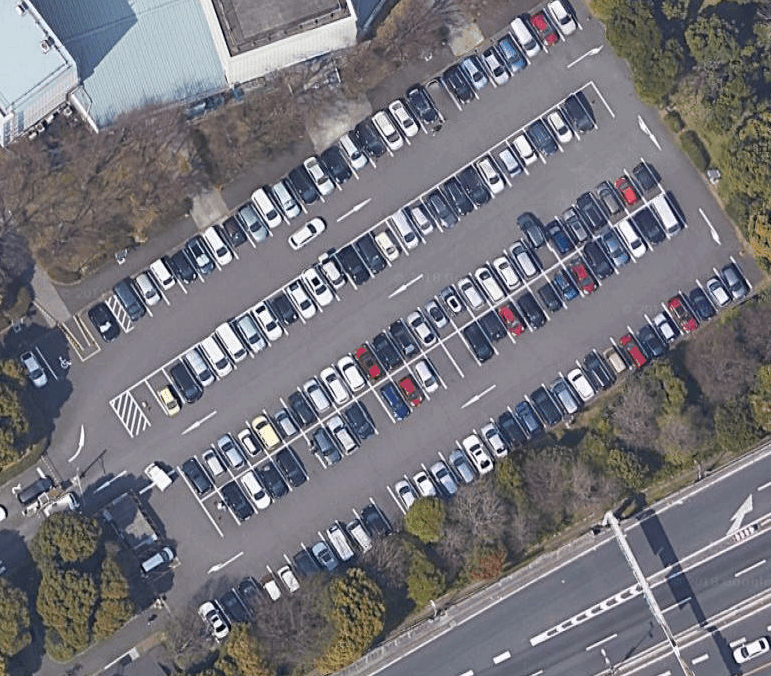
#> input picture 1. Satellite/Dataset/World/testing/144384815.png, 771 x 676 px, found by its file name; its folder holds 4 pictures in this run
$ python resize.py   (older library calls are emulated)
#> lines starting #> are read from the running program, lines starting #| are printed output that depends on the picture
import os
import base64
import json
import codecs
from PIL import Image


def GenerateFile(_json_path, ratio):
    with open(_json_path, 'r') as f:
        read_data = f.read()
    _data = json.loads(read_data)
    imgdata = base64.b64decode(_data['imageData'])
    # I assume you have a way of picking unique filenames
    filename = os.path.join(output_folder,  _data['imagePath'])
    with open(filename, 'wb') as f:
        f.write(imgdata)
    ResizeImage(filename, ratio)
    ResizeAnnotation(_json_path, ratio)


def ResizeImage(infile, ratio=0.5):
    im = Image.open(infile)
    # basewidth = 300
    # wpercent = (basewidth/float(img.size[0]))
    wsize = int((float(im.size[0])*float(ratio)))
    hsize = int((float(im.size[1])*float(ratio)))
    im = im.resize((wsize, hsize), Image.ANTIALIAS)
    os.remove(os.path.join(output_folder, os.path.basename(infile)))
    im.save(os.path.join(output_folder, os.path.basename(infile)), "PNG")


def ResizeImageReference(infile, ratio=0.5):
#> called with ratio = 0.5
    im = Image.open(infile)
#> im is the input picture: PIL image 771x676 RGB; mean R, G, B 117.3, 116.2, 122.1
    wsize = int((float(im.size[0])*float(ratio)))
#> wsize = 385
    hsize = int((float(im.size[1]) * float(ratio)))
#> hsize = 338
    im = Image.open(os.path.join(images_folder, os.path.basename(infile)))
    im = im.resize((wsize, hsize), Image.ANTIALIAS)
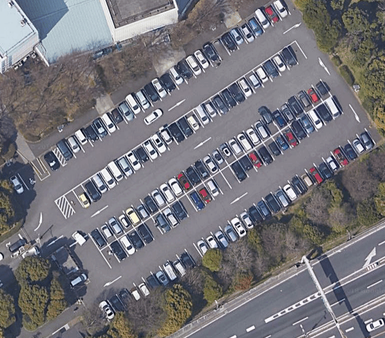
#> im: PIL image 385x338 RGB; mean R, G, B 117.3, 116.2, 122.1
    if (os.path.exists(os.path.join(output_folder, os.path.basename(infile)))):
        os.remove(os.path.join(output_folder, os.path.basename(infile)))
    im.save(os.path.join(output_folder, os.path.basename(infile)), "PNG")


def ResizeAnnotation(_json_path, ratio=0.5):
    with open(_json_path, 'r') as f:
        read_data = f.read()
    _data = json.loads(read_data)
    for i, _shape in enumerate(_data["shapes"]):
        for j, _points in enumerate(_shape["points"]):
            _data["shapes"][i]["points"][j] = [
                int(round(_point * ratio)) for _point in _points]
    filename = os.path.join(
        output_folder,  os.path.splitext(os.path.basename(_data['imagePath']))[0]+'.png')
    with open(filename, 'rb') as f:
        read_data = f.read()
        _data['imageData'] = base64.b64encode(read_data).decode('UTF-8')
    _new_json_path = os.path.join(output_folder, os.path.basename(_json_path))
    with open(_new_json_path, 'wb') as f:
        json.dump(_data, codecs.getwriter('utf-8')
                  (f), ensure_ascii=False, indent=4)


annotations_folder = os.path.join(os.getcwd(), 'testing')
imagesizes_folder = os.path.join(os.getcwd(), 'testing')
images_folder = os.path.join(os.getcwd(), 'testing')
output_folder = os.path.join(os.getcwd(), 'images')

lista = [os.path.join(imagesizes_folder, f) for f in os.listdir(imagesizes_folder) if f.endswith(
    ".png")]
for f in lista:
    ResizeImageReference(f, 0.5)
#> pass 2 of the loop `for f in lista:`:
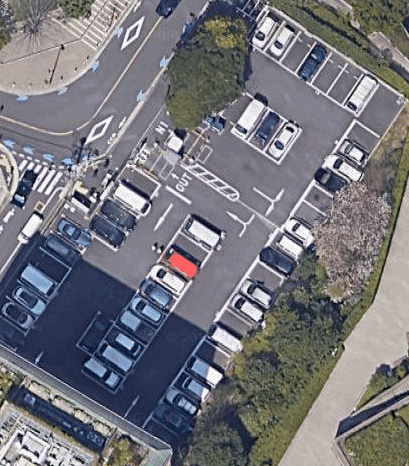
#> input picture 1. Satellite/Dataset/World/testing/148788621.png, 409 x 466 px, found by its file name
#> in ResizeImageReference, im is the input picture: PIL image 409x466 RGB; mean R, G, B 116.7, 116.6, 123.4
#> in ResizeImageReference (call 2), `im = im.resize((wsize, hsize), Image.ANTIALIAS)`:
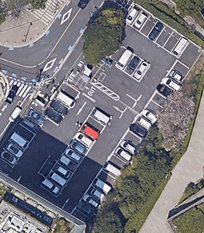
#> im: PIL image 204x233 RGB; mean R, G, B 116.7, 116.6, 123.4
#> pass 3 of the loop `for f in lista:`:
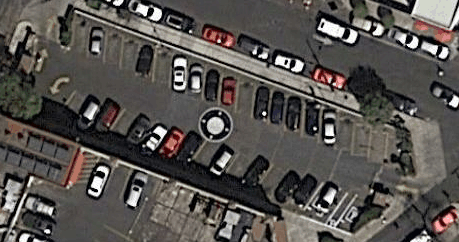
#> input picture 1. Satellite/Dataset/World/testing/217109098.png, 459 x 242 px, found by its file name
#> in ResizeImageReference, im is the input picture: PIL image 459x242 RGB; mean R, G, B 86.4, 82.6, 78.9
#> in ResizeImageReference (call 3), `im = im.resize((wsize, hsize), Image.ANTIALIAS)`:
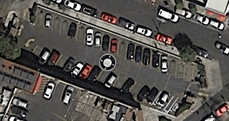
#> im: PIL image 229x121 RGB; mean R, G, B 86.5, 82.6, 79
#> the loop made 4 passes; the first 3 are shown

lista = [os.path.join(annotations_folder, f) for f in os.listdir(annotations_folder) if f.endswith(
    ".json")]
for f in lista:
    print(f)
    ResizeAnnotation(f, 0.5)
